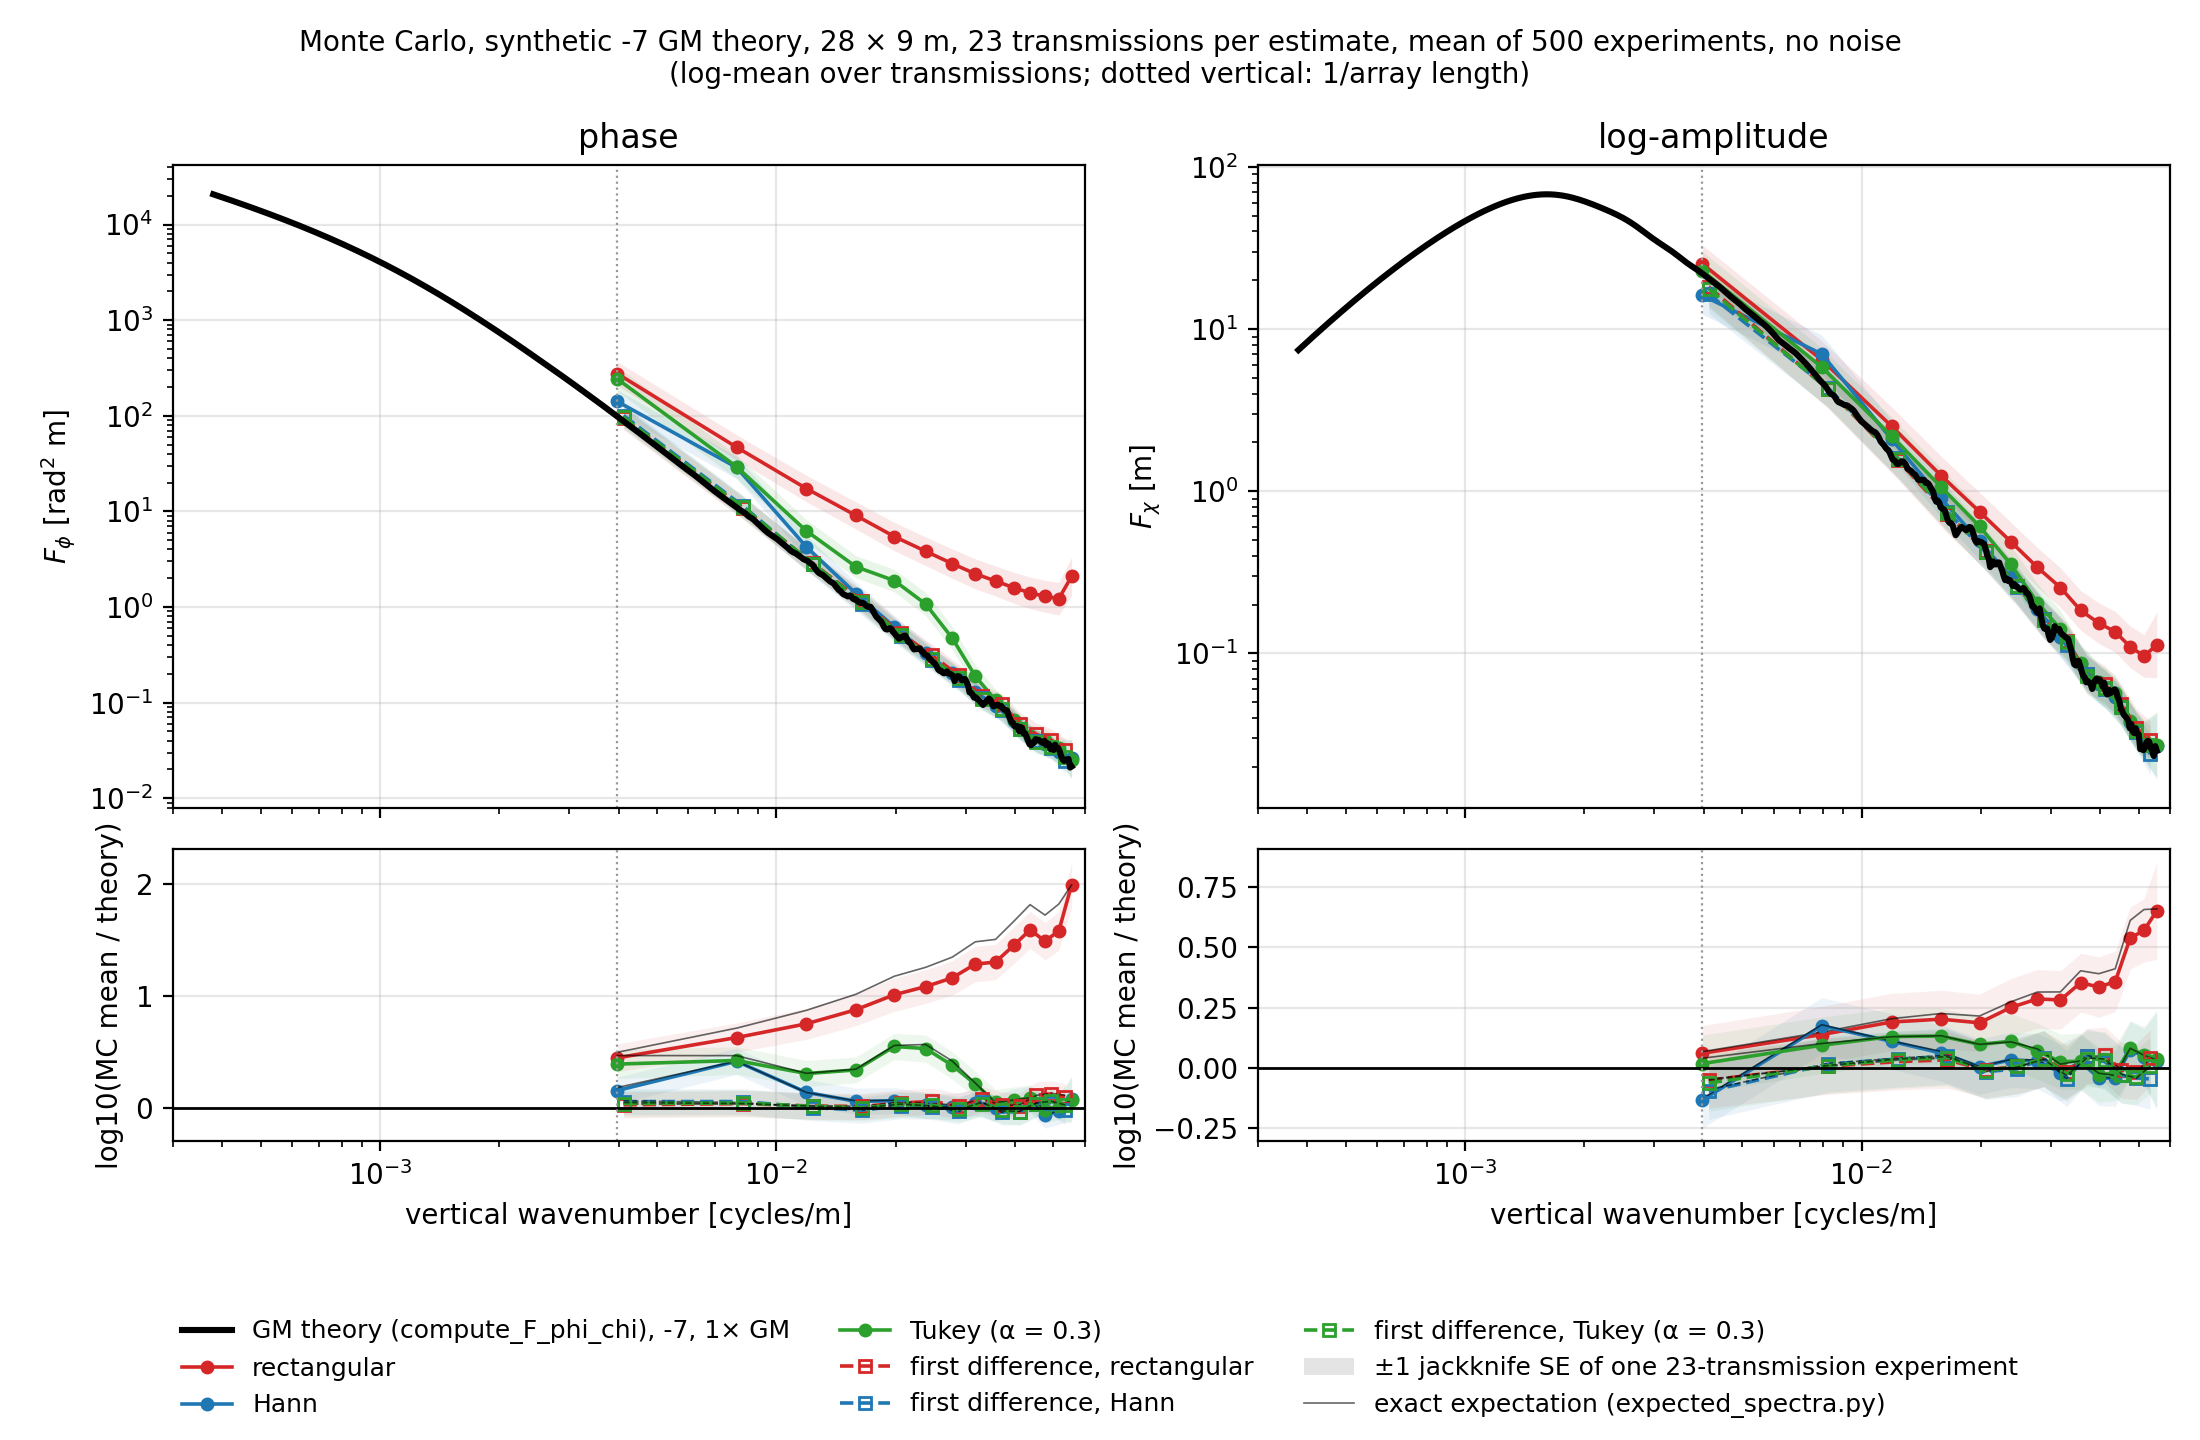

Reproduce this figure in Python.
"""Monte Carlo of each estimator on synthetic -7 wavefronts drawn from the GM theory spectrum
(`tools.compute_F_phi_chi`, 1x GM, no noise, zero below mode 1), 28 elements x 9 m, 23 transmissions per
experiment, N_MC experiments.

The synthesis and estimation are `estimation.synthesize_wavefronts` and `estimation.estimate_spectra` (all 28
elements, mean removal, bias-corrected log-mean over transmissions), as in `analysis/spectral_estimation_methods`.
Lines: the expected value, the mean over the N_MC experiments of log10 of the log-mean. Bands: the error bar one
23-transmission experiment carries, the RMS over experiments of each one's own leave-one-transmission-out
jackknife SE (log10). Thin black lines in the bias panels: the exact expectation of `expected_spectra.py`.

Writes `monte_carlo_spectra.png` and prints log10(expected / theory), the jackknife SE and the spread between
experiments per bin.
"""

from pathlib import Path

import matplotlib.pyplot as plt
import numpy as np
from common import (
    DZ,
    GM,
    METHODS,
    N_EL,
    RAY,
    RECORD_LENGTH,
    legend_below,
    model,
    style_spectrum_axes,
    theory,
    truth_long,
)
from expected_spectra import covariance, expected_spectrum

from n23_fluctuations_ragland import estimation as E

SP = Path(__file__).parent
N_TX = 23
N_MC = 500
SEED = 0


def main():
    params = {RAY: {"GM": GM, "phi_noise": 0.0, "chi_noise": 0.0}}
    cfg = E.SyntheticConfig(record_length=RECORD_LENGTH, low_wavenumber="zero")
    rng = np.random.default_rng(SEED)

    log_mean = {(k, q): [] for k in METHODS for q in ("phi", "chi")}
    log_se = {(k, q): [] for k in METHODS for q in ("phi", "chi")}
    m_of = {}
    for _ in range(N_MC):
        w = E.synthesize_wavefronts(model, params, cfg, rng, n_tx=N_TX, n=N_EL)
        for k, (est, *_) in METHODS.items():
            e = E.estimate_spectra(w, est, [RAY])[RAY]
            m_of[k] = e.m
            for q in ("phi", "chi"):
                log_mean[k, q].append(np.log10(getattr(e, f"{q}_lm")))
                log_se[k, q].append(np.log10(getattr(e, f"{q}_ls")))
    mc_mean = {key: 10 ** np.mean(v, axis=0) for key, v in log_mean.items()}
    se_jk = {key: np.sqrt(np.mean(np.square(v), axis=0)) for key, v in log_se.items()}
    se_mc = {key: np.std(v, axis=0) for key, v in log_mean.items()}

    # exact expectation, for the check in the bias panels
    S_long = dict(zip(("phi", "chi"), truth_long()))
    exact = {}
    for q in ("phi", "chi"):
        C = covariance(S_long[q])
        for k, (est, *_) in METHODS.items():
            exact[k, q] = expected_spectrum(est, C)[1]

    m_fine = np.logspace(np.log10(3e-4), np.log10(1 / (2 * DZ)), 600)
    F_fine = dict(zip(("phi", "chi"), theory(m_fine)))

    fig, axes = plt.subplots(
        2, 2, figsize=(11, 7.2), sharex=True, gridspec_kw={"height_ratios": (2.2, 1)}
    )
    for col, (q, ylabel) in enumerate(
        (("phi", r"$F_\phi$ [rad$^2$ m]"), ("chi", r"$F_\chi$ [m]"))
    ):
        ax, axr = axes[0, col], axes[1, col]
        ax.loglog(
            m_fine, F_fine[q], "k", lw=2.2, zorder=5,
            label=f"GM theory (compute_F_phi_chi), {RAY}, {GM:g}× GM",
        )
        for k, (_, c, ls, mk) in METHODS.items():
            m = m_of[k]
            lm, fac = mc_mean[k, q], 10 ** se_jk[k, q]
            truth = theory(m)[0 if q == "phi" else 1]
            mfc = c if ls == "-" else "none"
            ax.loglog(m, lm, color=c, ls=ls, lw=1.3, marker=mk, ms=4, mfc=mfc, label=k)
            ax.fill_between(m, lm / fac, lm * fac, color=c, alpha=0.1, lw=0)
            bias = np.log10(lm / truth)
            axr.semilogx(m, bias, color=c, ls=ls, lw=1.3, marker=mk, ms=4, mfc=mfc)
            axr.fill_between(m, bias - se_jk[k, q], bias + se_jk[k, q], color=c, alpha=0.08, lw=0)
            axr.semilogx(m, np.log10(exact[k, q] / truth), color="k", lw=0.6, ls=ls, alpha=0.6)
        axr.axhline(0, color="k", lw=1)
        ax.set_ylabel(ylabel)
        axr.set_ylabel("log10(MC mean / theory)")
        axr.set_xlabel("vertical wavenumber [cycles/m]")
    style_spectrum_axes(axes)
    axes[0, 0].set_title("phase")
    axes[0, 1].set_title("log-amplitude")
    legend_below(
        fig,
        axes,
        extra=(
            (plt.matplotlib.patches.Patch(color="0.3", alpha=0.15, lw=0),
             f"±1 jackknife SE of one {N_TX}-transmission experiment"),
            (plt.matplotlib.lines.Line2D([], [], color="k", lw=0.6, alpha=0.6),
             "exact expectation (expected_spectra.py)"),
        ),
    )
    fig.suptitle(
        f"Monte Carlo, synthetic {RAY} GM theory, {N_EL} × {DZ:g} m, {N_TX} transmissions per estimate, "
        f"mean of {N_MC} experiments, no noise\n(log-mean over transmissions; dotted vertical: 1/array length)",
        fontsize=10,
    )
    fig.tight_layout(rect=(0, 0.12, 1, 1))
    fig.savefig(SP / "monte_carlo_spectra.png", dpi=200)

    for q in ("phi", "chi"):
        print(f"\n{q}: log10(MC mean / theory), log10(exact / theory), jackknife SE (RMS), SD between "
              "experiments [decades]")
        for k in METHODS:
            m = m_of[k]
            truth = theory(m)[0 if q == "phi" else 1]
            print(f"{'m [cpm]':34s} " + " ".join(f"{x:6.4f}" for x in m))
            print(f"{k[:34]:34s} " + " ".join(f"{x:6.2f}" for x in np.log10(mc_mean[k, q] / truth)))
            print(f"{'  exact':34s} " + " ".join(f"{x:6.2f}" for x in np.log10(exact[k, q] / truth)))
            print(f"{'  SE jk':34s} " + " ".join(f"{x:6.2f}" for x in se_jk[k, q]))
            print(f"{'  SD MC':34s} " + " ".join(f"{x:6.2f}" for x in se_mc[k, q]))


if __name__ == "__main__":
    main()
